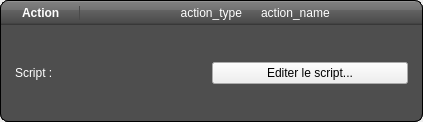
<?xml version="1.0" encoding="UTF-8"?>
<ui version="4.0">
 <class>FormActionScript</class>
 <widget class="QWidget" name="FormActionScript">
  <property name="geometry">
   <rect>
    <x>0</x>
    <y>0</y>
    <width>423</width>
    <height>122</height>
   </rect>
  </property>
  <property name="windowTitle">
   <string>Form</string>
  </property>
  <property name="styleSheet">
   <string notr="true">#frameHeader
{
	background: qlineargradient(x1: 0, y1: 0, x2: 0, y2: 1, stop: 0 #a6a6a6, stop: 0.08 #7f7f7f, stop: 0.39999 #717171, stop: 0.4 #626262, stop: 0.9 #4c4c4c, stop: 1 #333333);
	padding: 5px;
	border: 1px solid black;
	border-top-left-radius: 8px;
	border-top-right-radius: 8px;
	border-bottom: none;
}
#FormActionScript
{
	border: 1px solid black;
	border-radius: 8px;
}
#FormActionScript QLabel
{
	color: white;
}
#frameHeader #labelTitle
{
	font-weight: bold;
	padding-right: 15px;
	border: 1px solid rgb(75, 75, 75);
	border-top: none;
	border-bottom: none;
	border-left: none;
}
#frameContent
{
	background-color: rgb(78, 78, 78);
	padding: 5px;
	border: 1px solid black;
	border-top: none;
	border-bottom-right-radius: 8px;
	border-bottom-left-radius: 8px;
}
#frameContent .buttonStyled
{
	color: #333;
	border: 2px solid #555;
	border-radius: 11px;
	padding: 5px;
	background: qradialgradient(cx: 0.3, cy: -0.4, fx: 0.3, fy: -0.4, radius: 1.35, stop: 0 #fff, stop: 1 #888);
	min-width: 80px;
}
#frameContent .buttonStyled:hover
{
	background: qradialgradient(cx: 0.3, cy: -0.4, fx: 0.3, fy: -0.4, radius: 1.35, stop: 0 #fff, stop: 1 #bbb);
}
#frameContent .buttonStyled:pressed
{
	background: qradialgradient(cx: 0.4, cy: -0.1, fx: 0.4, fy: -0.1, radius: 1.35, stop: 0 #fff, stop: 1 #ddd);
}
#frameContent QComboBox
{
	border: none;
	background: rgb(120, 120, 120);
	padding: 3px;
}
#frameContent QComboBox:hover
{
	background: rgb(170, 170, 170);
}
#frameContent QComboBox::drop-down
{
	border: none;

	subcontrol-origin: padding;
    subcontrol-position: top right;
    width: 18px;

    border-left-width: 1px;
    border-left-color: darkgray;
    border-left-style: solid;
    border-top-right-radius: 3px;
    border-bottom-right-radius: 3px;
}
#frameContent QComboBox::down-arrow
{
	image: url(:/img/1downarrow.png);
}</string>
  </property>
  <layout class="QVBoxLayout" name="verticalLayout_2">
   <property name="spacing">
    <number>0</number>
   </property>
   <property name="margin">
    <number>0</number>
   </property>
   <item>
    <widget class="QFrame" name="frameHeader">
     <property name="frameShape">
      <enum>QFrame::NoFrame</enum>
     </property>
     <property name="frameShadow">
      <enum>QFrame::Plain</enum>
     </property>
     <layout class="QHBoxLayout" name="horizontalLayout_4">
      <property name="margin">
       <number>0</number>
      </property>
      <item>
       <layout class="QHBoxLayout" name="horizontalLayout">
        <item>
         <widget class="QLabel" name="label_2">
          <property name="sizePolicy">
           <sizepolicy hsizetype="Maximum" vsizetype="Preferred">
            <horstretch>0</horstretch>
            <verstretch>0</verstretch>
           </sizepolicy>
          </property>
          <property name="text">
           <string/>
          </property>
          <property name="pixmap">
           <pixmap resource="resources.qrc">:/img/icon_rule_script.png</pixmap>
          </property>
         </widget>
        </item>
        <item>
         <widget class="QLabel" name="labelTitle">
          <property name="sizePolicy">
           <sizepolicy hsizetype="Maximum" vsizetype="Preferred">
            <horstretch>0</horstretch>
            <verstretch>0</verstretch>
           </sizepolicy>
          </property>
          <property name="text">
           <string>Action</string>
          </property>
         </widget>
        </item>
        <item>
         <widget class="QLabel" name="labelRuleType">
          <property name="text">
           <string>action_type</string>
          </property>
          <property name="alignment">
           <set>Qt::AlignRight|Qt::AlignTrailing|Qt::AlignVCenter</set>
          </property>
         </widget>
        </item>
        <item>
         <widget class="QLabel" name="label">
          <property name="sizePolicy">
           <sizepolicy hsizetype="Maximum" vsizetype="Preferred">
            <horstretch>0</horstretch>
            <verstretch>0</verstretch>
           </sizepolicy>
          </property>
          <property name="pixmap">
           <pixmap resource="resources.qrc">:/img/1rightarrow.png</pixmap>
          </property>
         </widget>
        </item>
        <item>
         <widget class="QLabel" name="labelRuleName">
          <property name="text">
           <string>action_name</string>
          </property>
         </widget>
        </item>
       </layout>
      </item>
     </layout>
    </widget>
   </item>
   <item>
    <widget class="QFrame" name="frameContent">
     <property name="sizePolicy">
      <sizepolicy hsizetype="Preferred" vsizetype="MinimumExpanding">
       <horstretch>0</horstretch>
       <verstretch>0</verstretch>
      </sizepolicy>
     </property>
     <property name="frameShape">
      <enum>QFrame::StyledPanel</enum>
     </property>
     <property name="frameShadow">
      <enum>QFrame::Raised</enum>
     </property>
     <layout class="QHBoxLayout" name="horizontalLayout_5">
      <item>
       <layout class="QGridLayout" name="gridLayout">
        <property name="horizontalSpacing">
         <number>0</number>
        </property>
        <item row="0" column="1">
         <widget class="QPushButton" name="btEditScript">
          <property name="text">
           <string>Editer le script...</string>
          </property>
          <property name="class" stdset="0">
           <string>buttonStyled</string>
          </property>
         </widget>
        </item>
        <item row="0" column="0">
         <widget class="QLabel" name="label_13">
          <property name="text">
           <string>Script :</string>
          </property>
         </widget>
        </item>
       </layout>
      </item>
     </layout>
    </widget>
   </item>
  </layout>
 </widget>
 <resources>
  <include location="resources.qrc"/>
 </resources>
 <connections/>
</ui>
